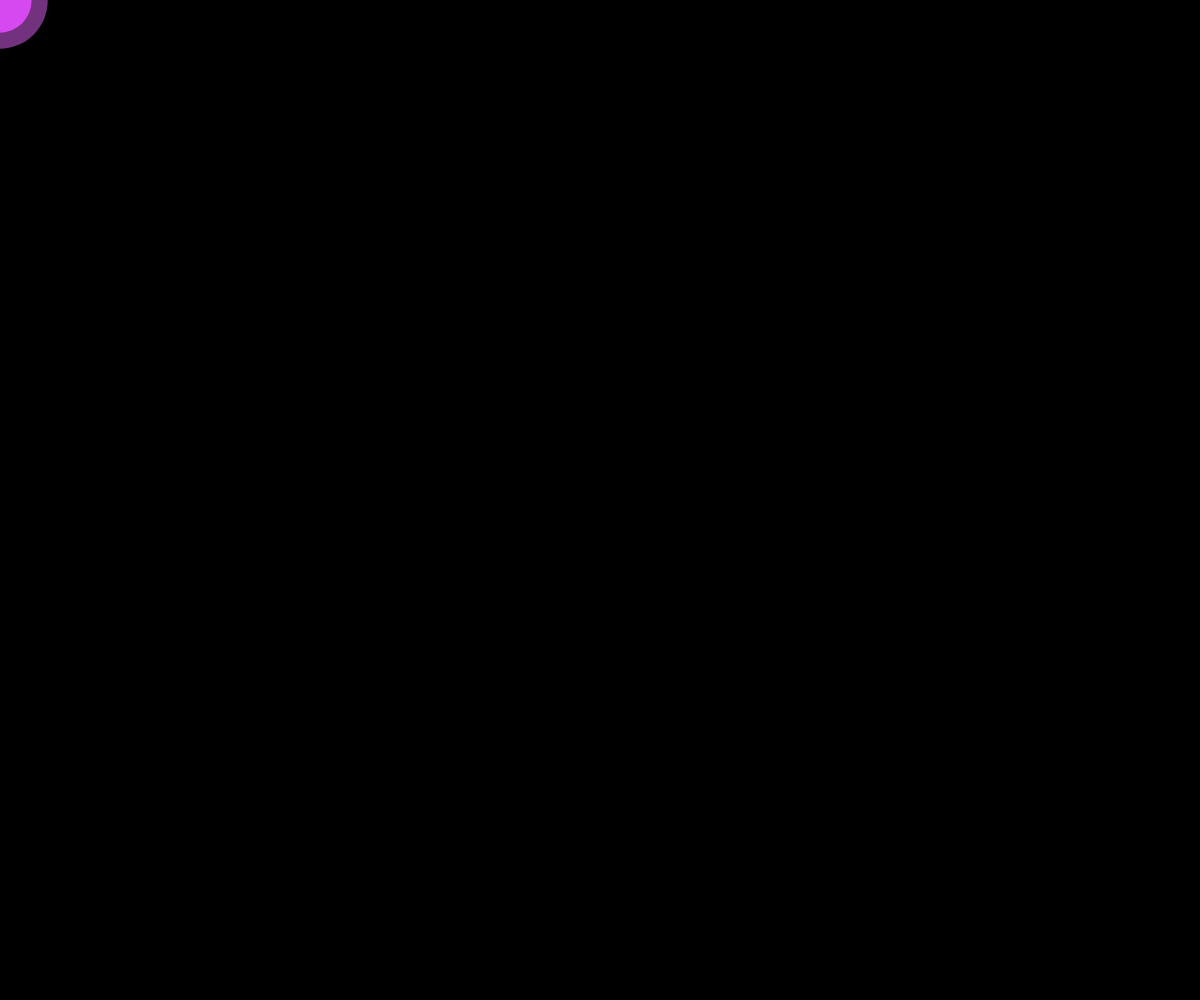
Frame 1 (no input)
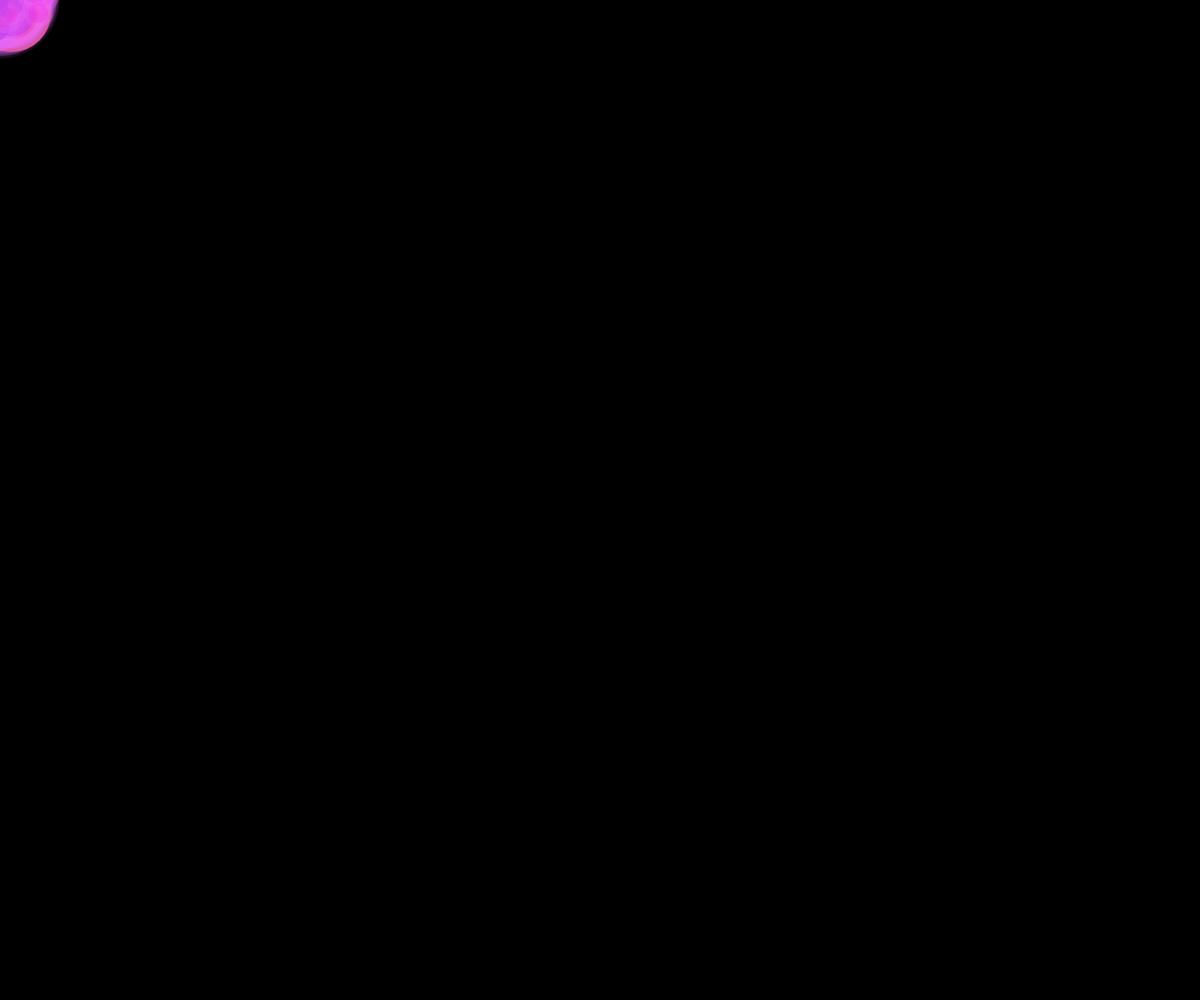
Frame 60 (no input)
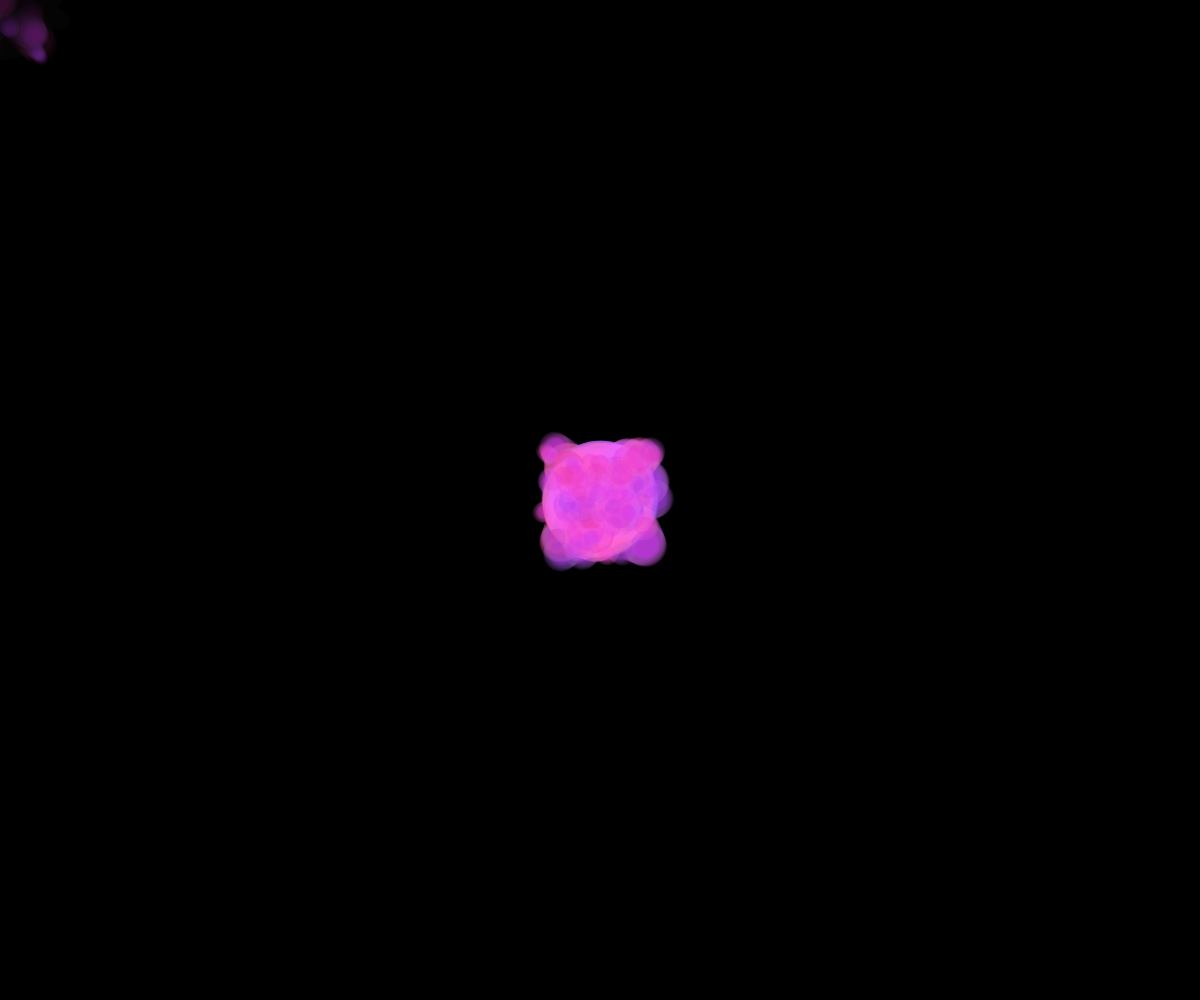
Frame 120 (the mouse pressed at the canvas centre since frame 60)

The p5.js sketch that drew these frames (run headless with seeded random() and noise() and a simulated clock; from frame 60 on, the mouse is pressed at the canvas centre):

// p5.js sketch
// ── sketch.js
let particles = [];

function setup() {
  createCanvas(windowWidth, windowHeight);
  background(0);
  colorMode(HSB); // color transitions
  noStroke();
}

function draw() {
  background(0, 0.1); //  background for trail effect

  // Adding psarticle
  if (mouseIsPressed) {
    // Extra particles when mouse is pressed
    for (let i = 0; i < 3; i++) {
      particles.push(new Particle(mouseX, mouseY));
    }
  } else {
    particles.push(new Particle(mouseX, mouseY));
  }

  //  display all particles
  for (let i = particles.length - 1; i >= 0; i--) {
    particles[i].update();
    particles[i].display();
    if (particles[i].isDone()) {
      particles.splice(i, 1);
    }
  }
}

class Particle {
  constructor(x, y) {
    this.pos = createVector(x, y);
    this.size = random(30, 80); // Big circles!
    this.speed = createVector(random(-1, 1), random(-1, 1));
    this.hue = random(270, 330); // Purple-pink range
    this.alpha = 100;
    this.life = 100;
  }

  update() {
    this.pos.add(this.speed);
    this.life -= 1.5;
    this.size *= 0.98; // 
    this.alpha = map(this.life, 100, 0, 100, 0); // 
  }

  display() {
    fill(this.hue, 80, 90, this.alpha/100);
    ellipse(this.pos.x, this.pos.y, this.size);
    
    // Add glow effect 
    fill(this.hue, 60, 100, this.alpha/200);
    ellipse(this.pos.x, this.pos.y, this.size * 1.5);
  }

  isDone() {
    return this.life <= 0;
  }
}

function windowResized() {
  resizeCanvas(windowWidth, windowHeight);
}
